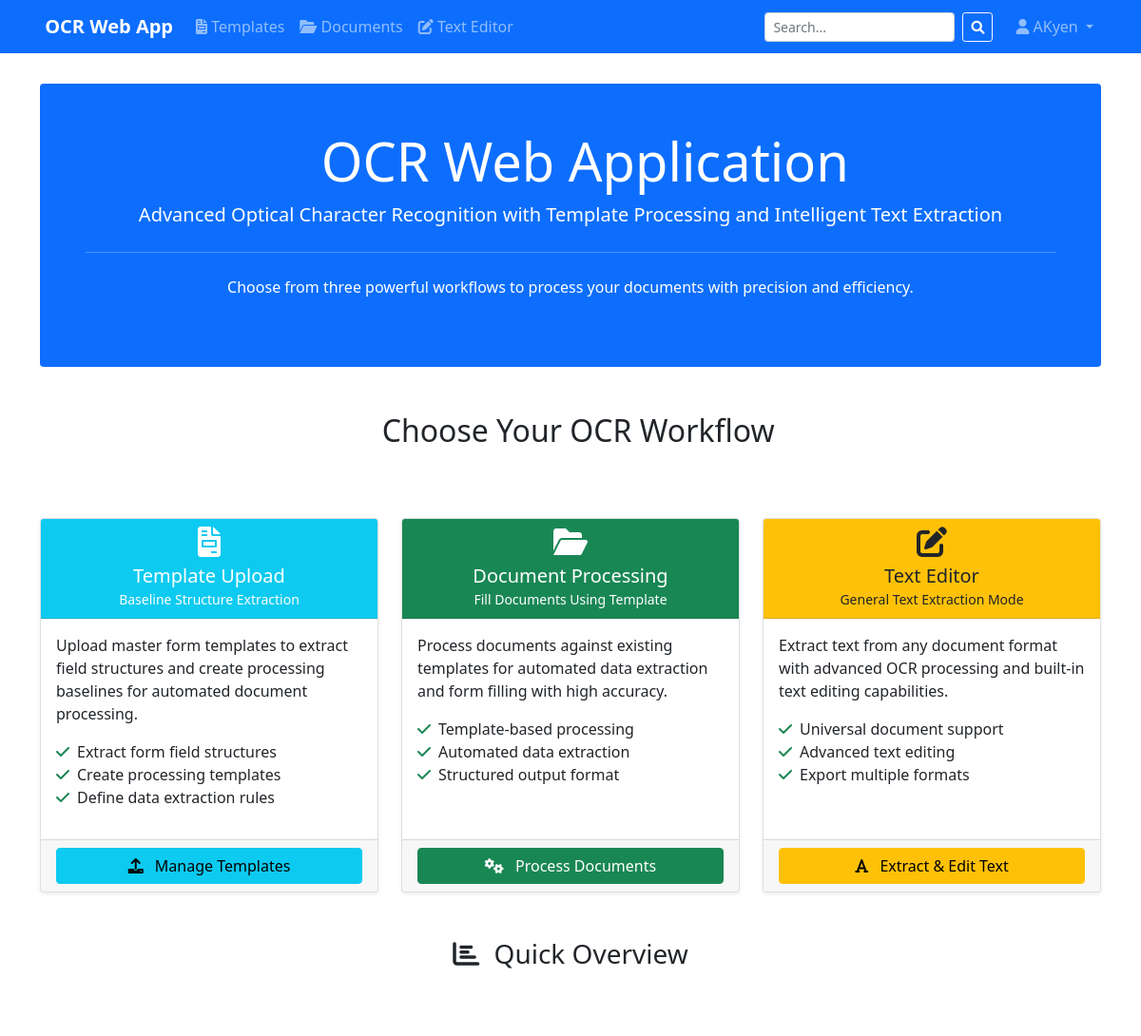
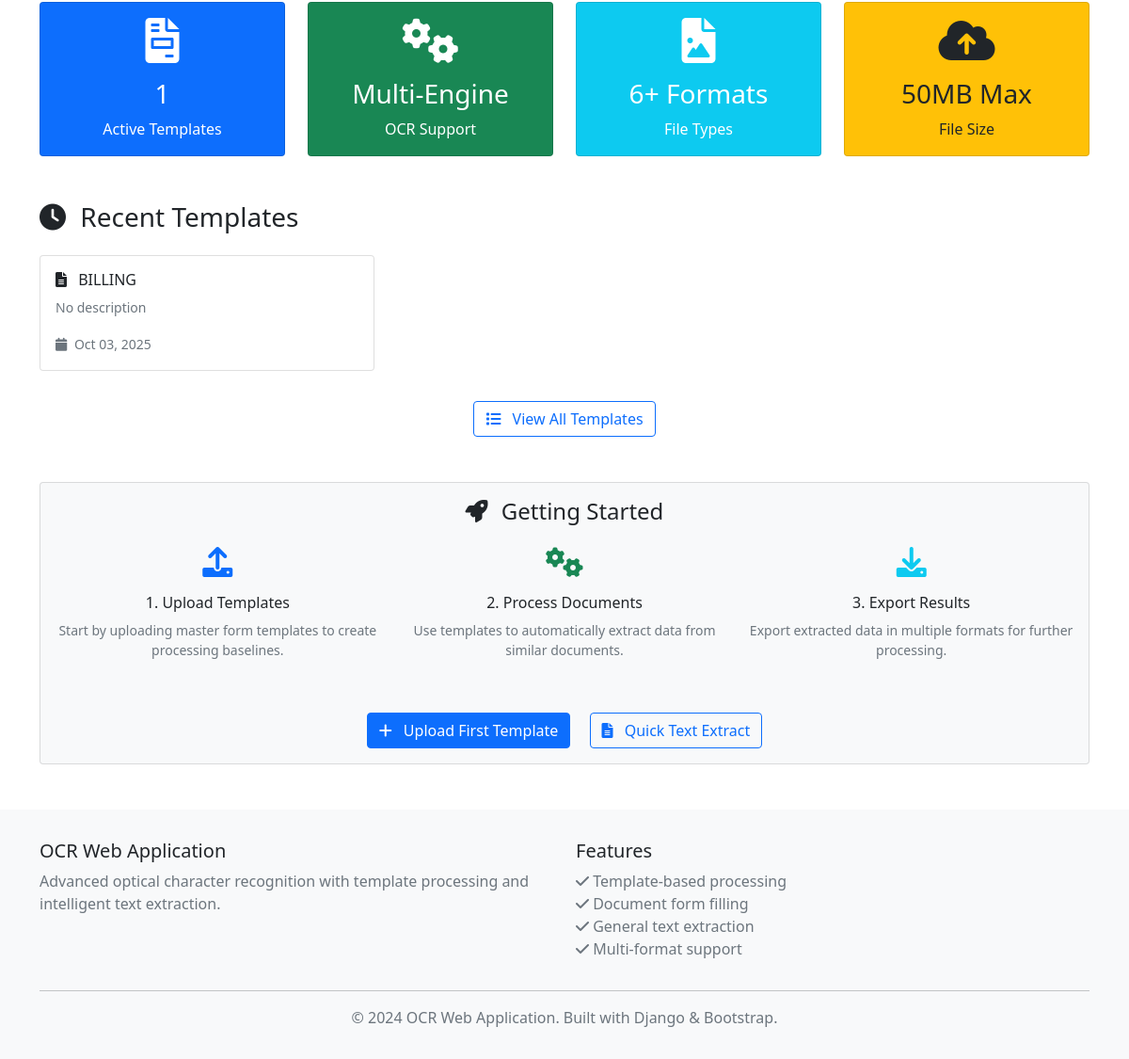
Screenshot of / (signed in) with the database file from the repository (2 pictures, top to bottom).
### templates/models.py (models this page shows, shortened)
class Template(models.Model):
    name = models.CharField(max_length=255, help_text="Name of the template")
    description = models.TextField(blank=True, null=True, help_text="Description of what this template is for")
    file_data = models.BinaryField(null=True, blank=True, help_text="Original template file data (stored in DB)")
    file_name = models.CharField(max_length=255, null=True, blank=True, help_text="Original filename")
    file_type = models.CharField(max_length=50, null=True, blank=True, help_text="File MIME type")
    file_size = models.IntegerField(null=True, blank=True, help_text="File size in bytes")
    excel_template_data = models.BinaryField(null=True, blank=True, help_text="Generated Excel template (stored in DB)")
    excel_template_name = models.CharField(max_length=255, null=True, blank=True, help_text="Excel template filename")
    visualization_data = models.BinaryField(null=True, blank=True, help_text="Detection visualization image (stored in DB)")
    visualization_name = models.CharField(max_length=255, null=True, blank=True, help_text="Visualization filename")
    file = models.FileField(upload_to='templates/', blank=True, null=True, help_text="Original template file (PDF/image) - deprecated")
    structure = models.JSONField(
        default=dict,
        help_text="JSON structure containing field names, positions, and coordinates"
    )
    created_by = models.ForeignKey(User, on_delete=models.CASCADE, null=True, blank=True)
    created_at = models.DateTimeField(auto_now_add=True)
    updated_at = models.DateTimeField(auto_now=True)
    is_active = models.BooleanField(default=True)
    PROCESSING_STATUS_CHOICES = [
        ('pending', 'Pending Processing'),
        ('processing', 'Processing'),
        ('completed', 'Processing Complete'),
        ('failed', 'Processing Failed'),
    ]
    processing_status = models.CharField(
        max_length=20,
        choices=PROCESSING_STATUS_CHOICES,
        default='pending'
    )
    class Meta:
        ordering = ['-created_at']
        verbose_name = "Template"
        verbose_name_plural = "Templates"

### templates/views.py (the view)
# urls.py: 2. Add a URL to urlpatterns:  path('', views.home, name='home')
def home(request):
    context = {
        'total_templates': Template.objects.filter(is_active=True).count(),
        'recent_templates': Template.objects.filter(is_active=True).order_by('-created_at')[:3],
    }
    return render(request, 'base/home.html', context)

### templates/base/home.html (shortened to what this page needs)
{% extends 'base/base.html' %}
{% block content %}
<div class="row mb-5">
    <div class="col-12">
        <div class="jumbotron bg-primary text-white p-5 rounded">
            <div class="text-center">
                <h1 class="display-4">
                    OCR Web Application
                </h1>
                <p class="lead">
                    Advanced Optical Character Recognition with Template Processing and Intelligent Text Extraction
                </p>
                <hr class="my-4" style="border-color: rgba(255,255,255,0.3);">
                <p class="mb-4">
                    Choose from three powerful workflows to process your documents with precision and efficiency.
                </p>
            </div>
        </div>
    </div>
</div>
<div class="row mb-5">
    <div class="col-12">
        <h2 class="text-center mb-4">
            Choose Your OCR Workflow
        </h2>
    </div>
</div>
<div class="row g-4 mb-5">
    <div class="col-md-4">
        <div class="card h-100 shadow-sm">
            <div class="card-header bg-info text-white text-center">
                <i class="fas fa-file-invoice fa-2x mb-2"></i>
                <h5 class="card-title mb-0">Template Upload</h5>
                <small>Baseline Structure Extraction</small>
            </div>
            <div class="card-body">
                <p class="card-text">
                    Upload master form templates to extract field structures and create processing baselines
                    for automated document processing.
                </p>
                <ul class="list-unstyled">
                    <li><i class="fas fa-check text-success me-2"></i>Extract form field structures</li>
                    <li><i class="fas fa-check text-success me-2"></i>Create processing templates</li>
                    <li><i class="fas fa-check text-success me-2"></i>Define data extraction rules</li>
                </ul>
            </div>
            <div class="card-footer">
                <a href="{% url 'templates:template_list' %}" class="btn btn-info btn-block w-100">
                    <i class="fas fa-upload me-2"></i>
                    Manage Templates
                </a>
            </div>
        </div>
    </div>
    <div class="col-md-4">
        <div class="card h-100 shadow-sm">
            <div class="card-header bg-success text-white text-center">
                <i class="fas fa-folder-open fa-2x mb-2"></i>
                <h5 class="card-title mb-0">Document Processing</h5>
                <small>Fill Documents Using Template</small>
            </div>
            <div class="card-body">
                <p class="card-text">
                    Process documents against existing templates for automated data extraction and
                    form filling with high accuracy.
                </p>
                <ul class="list-unstyled">
                    <li><i class="fas fa-check text-success me-2"></i>Template-based processing</li>
                    <li><i class="fas fa-check text-success me-2"></i>Automated data extraction</li>
                    <li><i class="fas fa-check text-success me-2"></i>Structured output format</li>
                </ul>
            </div>
            <div class="card-footer">
                <a href="{% url 'documents:document_list' %}" class="btn btn-success btn-block w-100">
                    <i class="fas fa-cogs me-2"></i>
                    Process Documents
                </a>
            </div>
        </div>
    </div>
    <div class="col-md-4">
        <div class="card h-100 shadow-sm">
            <div class="card-header bg-warning text-dark text-center">
                <i class="fas fa-edit fa-2x mb-2"></i>
                <h5 class="card-title mb-0">Text Editor</h5>
                <small>General Text Extraction Mode</small>
            </div>
            <div class="card-body">
                <p class="card-text">
                    Extract text from any document format with advanced OCR processing and
                    built-in text editing capabilities.
                </p>
                <ul class="list-unstyled">
                    <li><i class="fas fa-check text-success me-2"></i>Universal document support</li>
                    <li><i class="fas fa-check text-success me-2"></i>Advanced text editing</li>
                    <li><i class="fas fa-check text-success me-2"></i>Export multiple formats</li>
                </ul>
            </div>
            <div class="card-footer">
                <a href="{% url 'editor:text_document_list' %}" class="btn btn-warning btn-block w-100">
                    <i class="fas fa-font me-2"></i>
                    Extract & Edit Text
                </a>
            </div>
        </div>
    </div>
</div>
<div class="row mb-5">
    <div class="col-12">
        <h3 class="text-center mb-4">
            <i class="fas fa-chart-bar me-2"></i>
            Quick Overview
        </h3>
    </div>
</div>
<div class="row g-4 mb-5">
    <div class="col-md-3">
        <div class="card bg-primary text-white text-center">
            <div class="card-body">
                <i class="fas fa-file-invoice fa-3x mb-3"></i>
                <h3>{{ total_templates }}</h3>
                <p class="mb-0">Active Templates</p>
            </div>
        </div>
    </div>
    <div class="col-md-3">
        <div class="card bg-success text-white text-center">
            <div class="card-body">
                <i class="fas fa-cogs fa-3x mb-3"></i>
                <h3>Multi-Engine</h3>
                <p class="mb-0">OCR Support</p>
            </div>
        </div>
    </div>
    <div class="col-md-3">
        <div class="card bg-info text-white text-center">
            <div class="card-body">
                <i class="fas fa-file-image fa-3x mb-3"></i>
                <h3>6+ Formats</h3>
                <p class="mb-0">File Types</p>
            </div>
        </div>
    </div>
    <div class="col-md-3">
        <div class="card bg-warning text-dark text-center">
            <div class="card-body">
                <i class="fas fa-cloud-upload-alt fa-3x mb-3"></i>
                <h3>50MB Max</h3>
                <p class="mb-0">File Size</p>
            </div>
        </div>
    </div>
</div>
{% if recent_templates %}
<div class="row mb-5">
    <div class="col-12">
        <h3 class="mb-4">
            <i class="fas fa-clock me-2"></i>
            Recent Templates
        </h3>
        <div class="row">
            {% for template in recent_templates %}
            <div class="col-md-4 mb-3">
                <div class="card">
                    <div class="card-body">
                        <h6 class="card-title">
                            <i class="fas fa-file-alt me-2"></i>
                            {{ template.name }}
                        </h6>
                        <p class="card-text text-muted small">
                            {{ template.description|default:"No description" }}
                        </p>
                        <small class="text-muted">
                            <i class="fas fa-calendar me-1"></i>
                            {{ template.created_at|date:"M d, Y" }}
                        </small>
                    </div>
                </div>
            </div>
            {% endfor %}
        </div>
        <div class="text-center mt-3">
            <a href="{% url 'templates:template_list' %}" class="btn btn-outline-primary">
                <i class="fas fa-list me-2"></i>
                View All Templates
            </a>
        </div>
    </div>
</div>
{% endif %}
<div class="row">
    <div class="col-12">
        <div class="card bg-light">
            <div class="card-body">
                <h4 class="card-title text-center mb-4">
                    <i class="fas fa-rocket me-2"></i>
                    Getting Started
                </h4>
                <div class="row">
                    <div class="col-md-4 text-center mb-3">
                        <div class="mb-3">
                            <i class="fas fa-upload fa-2x text-primary"></i>
                        </div>
                        <h6>1. Upload Templates</h6>
                        <p class="text-muted small">
                            Start by uploading master form templates to create processing baselines.
                        </p>
                    </div>
                    <div class="col-md-4 text-center mb-3">
                        <div class="mb-3">
                            <i class="fas fa-cogs fa-2x text-success"></i>
                        </div>
                        <h6>2. Process Documents</h6>
                        <p class="text-muted small">
                            Use templates to automatically extract data from similar documents.
                        </p>
                    </div>
                    <div class="col-md-4 text-center mb-3">
                        <div class="mb-3">
                            <i class="fas fa-download fa-2x text-info"></i>
                        </div>
                        <h6>3. Export Results</h6>
                        <p class="text-muted small">
                            Export extracted data in multiple formats for further processing.
                        </p>
                    </div>
                </div>
                <div class="text-center mt-4">
                    <a href="{% url 'templates:template_upload' %}" class="btn btn-primary me-3">
                        <i class="fas fa-plus me-2"></i>
                        Upload First Template
                    </a>
                    <a href="{% url 'editor:upload_text_document' %}" class="btn btn-outline-primary">
                        <i class="fas fa-file-text me-2"></i>
                        Quick Text Extract
                    </a>
                </div>
            </div>
        </div>
    </div>
</div>
{% endblock %}

### templates/base/base.html (shortened to what this page needs)
<!DOCTYPE html>
<html lang="en">
<head>
    <link href="https://cdn.jsdelivr.net/npm/bootstrap@5.1.3/dist/css/bootstrap.min.css" rel="stylesheet">
    <link href="https://cdnjs.cloudflare.com/ajax/libs/font-awesome/6.0.0/css/all.min.css" rel="stylesheet">
</head>
<body>
    <nav class="navbar navbar-expand-lg navbar-dark bg-primary">
        <div class="container">
            <a class="navbar-brand" href="/">
                OCR Web App
            </a>
            <div class="collapse navbar-collapse" id="navbarNav">
                <ul class="navbar-nav me-auto">
                    <li class="nav-item">
                        <a class="nav-link" href="{% url 'templates:template_list' %}">
                            <i class="fas fa-file-invoice"></i>
                            Templates
                        </a>
                    </li>
                    <li class="nav-item">
                        <a class="nav-link" href="{% url 'documents:document_list' %}">
                            <i class="fas fa-folder-open"></i>
                            Documents
                        </a>
                    </li>
                    <li class="nav-item">
                        <a class="nav-link" href="{% url 'editor:text_document_list' %}">
                            <i class="fas fa-edit"></i>
                            Text Editor
                        </a>
                    </li>
                </ul>
                <form class="d-flex me-3" method="get" action="{% url 'search:search' %}" role="search">
                    <input class="form-control form-control-sm me-2" type="search" name="q" placeholder="Search..." aria-label="Search" style="width: 200px;">
                    <button class="btn btn-outline-light btn-sm" type="submit">
                        <i class="fas fa-search"></i>
                    </button>
                </form>
                <ul class="navbar-nav">
                    {% if user.is_authenticated %}
                        <li class="nav-item dropdown">
                            <a class="nav-link dropdown-toggle" href="#" id="navbarDropdown" role="button" data-bs-toggle="dropdown">
                                <i class="fas fa-user"></i>
                                {{ user.username }}
                            </a>
                        </li>
                    {% endif %}
                </ul>
            </div>
        </div>
    </nav>
    <div class="container main-content">
        {% block content %}{% endblock %}
    </div>
    <footer class="footer">
        <div class="container">
            <div class="row">
                <div class="col-md-6">
                    <h5>OCR Web Application</h5>
                    <p class="text-muted">
                        Advanced optical character recognition with template processing
                        and intelligent text extraction.
                    </p>
                </div>
                <div class="col-md-6">
                    <h5>Features</h5>
                    <ul class="list-unstyled text-muted">
                        <li><i class="fas fa-check"></i> Template-based processing</li>
                        <li><i class="fas fa-check"></i> Document form filling</li>
                        <li><i class="fas fa-check"></i> General text extraction</li>
                        <li><i class="fas fa-check"></i> Multi-format support</li>
                    </ul>
                </div>
            </div>
            <hr>
            <div class="row">
                <div class="col-12 text-center">
                    <p class="text-muted mb-0">
                        &copy; 2024 OCR Web Application. Built with Django & Bootstrap.
                    </p>
                </div>
            </div>
        </div>
    </footer>
    <div class="toast-container position-fixed top-0 end-0 p-3">
    </div>
</body>
</html>

### templates/base/base.html (style rules this page uses)
.navbar-brand { font-weight: bold; }
.main-content { padding-top: 2rem; min-height: calc(100vh - 200px); }
.footer { background-color: #f8f9fa; padding: 2rem 0; margin-top: 3rem; }

### rows the page displays
Template: name "BILLING", description "No description", created_at "Oct 03, 2025"

### other values shown
{{ user.username }} "AKyen"
{{ total_templates }} "1"
